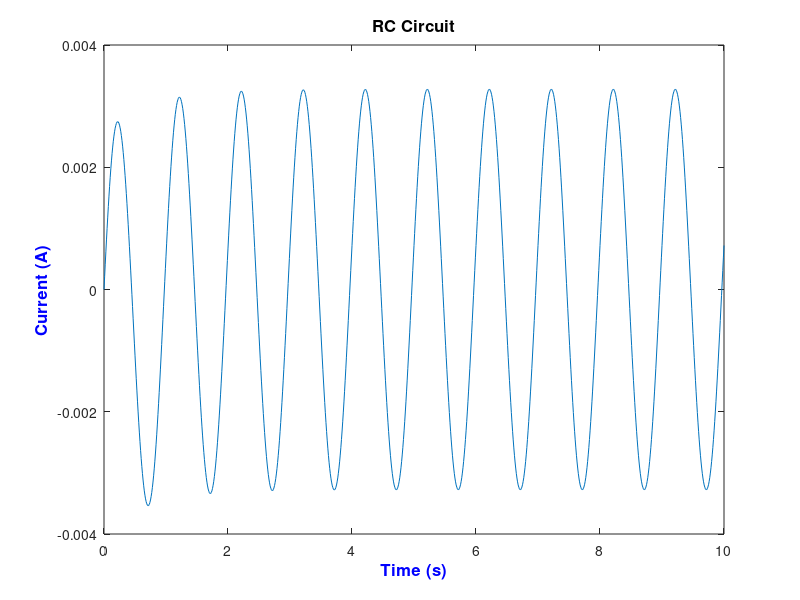

MATLAB code to generate this figure:
clc;
clear all;
close all;

R=30; %Resistance
C=0.0237; %Capacitance
dt=0.01; %time step size
t=0:dt:10; %simulation time
v=.1*sin(2*pi*t); %input voltage
q(1)=0; %setting initial condition

for i=1:length(t) %Euler's method
    dq(i)=v(i)/R-q(i)/(R*C);
    q(i+1)=dq(i)*dt + q(i);
end

i=dq; %current
plot(t,i) % ploting current vs. time
xlabel('Time (s)','FontSize',12,'FontWeight','bold','Color','b') 
ylabel('Current (A)','FontSize',12,'FontWeight','bold','Color','b')
title('RC Circuit','FontSize',12,'FontWeight','bold')